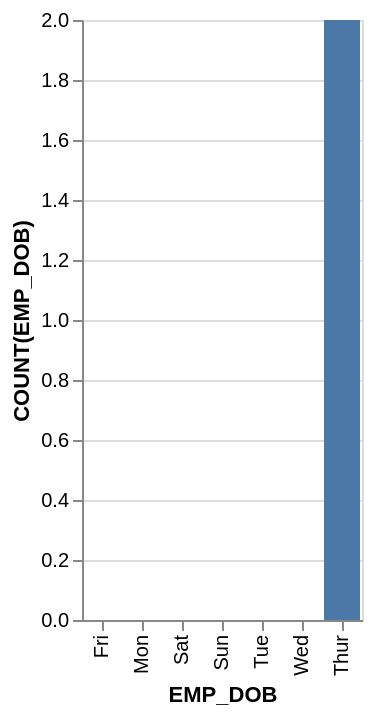

Describe this chart as a Vega-Lite specification.
### Vega-Lite specification from a JSON file in a GitHub repository (floating-point values rounded to 4 significant figures)
{"data": {"values": [{"x_data": "Fri", "y_data": 0}, {"x_data": "Mon", "y_data": 0}, {"x_data": "Sat", "y_data": 0}, {"x_data": "Sun", "y_data": 0}, {"x_data": "Tue", "y_data": 0}, {"x_data": "Wed", "y_data": 0}, {"x_data": "Thur", "y_data": 2}]}, "mark": "bar", "encoding": {"x": {"field": "x_data", "type": "nominal", "title": "EMP_DOB", "sort": {"op": "sum", "field": "y_data", "order": "ascending"}}, "y": {"field": "y_data", "type": "quantitative", "title": "COUNT(EMP_DOB)"}}}
